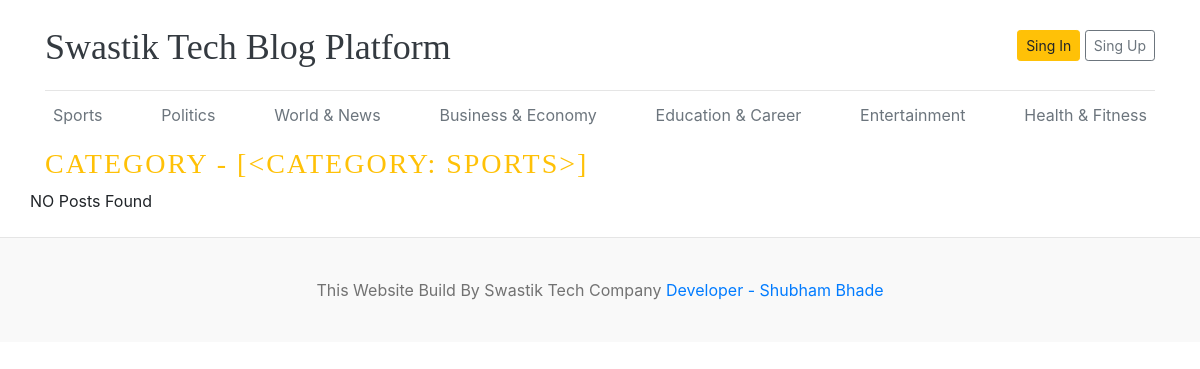
Page /category/1/ on the committed database.
### blogs/models.py (models this page shows)
class Category(models.Model):
    category_name = models.CharField(max_length=50, unique=True)
    created_at = models.DateTimeField(auto_now_add=True)
    updated_at = models.DateTimeField(auto_now=True)
    class Meta:
        verbose_name_plural = 'categories'
    def __str__(self):
        return self.category_name

### blogs/views.py (the view)
# urls.py: path('<int:category_id>/', views.posts_by_category, name='posts_by_category')
def posts_by_category(request, category_id):
    posts = Blog.objects.filter(status='Published', category = category_id)
    category =  get_list_or_404(Category,pk=category_id)
    context = {
        'posts':posts,
        'category':category,
    }
    return render(request,'post_by_category.html', context)

### blogs/context_processors.py (called while the page is built)
def get_categories(request):
    categories = Category.objects.all()
    return dict(categories=categories)

### templates/post_by_category.html (shortened to what this page needs)
{% extends "base.html" %}
{% block content %}
      <h3 class="text-uppercase text-warning" style="letter-spacing: 2px">
        CATEGORY - {{ category }}
      </h3>
      <div class="row mb-2">
        {% if posts %} {% for post in posts %}
        <div class="col-md-6">
          <div class="card border-0">
            <div class="card-body">
              <h3>{{post.title}}</h3>
              <small class="mb-1 text-muted"
                >{{post.created_at | timesince}} ago || {{post.author}}</small
              >
              <p class="card-text">
                {{post.short_description | truncatewords:25}}
              </p>
            </div>
          </div>
        </div>
        {% endfor %} {% else %}
        <p>NO Posts Found</p>
        {% endif %}
      </div>
    </div>
{% endblock %}

### templates/base.html (shortened to what this page needs)
{% load static %}
<!doctype html>
<html lang="en">
  <head>
    <link
      href="https://getbootstrap.com/docs/4.0/dist/css/bootstrap.min.css"
      rel="stylesheet"
    />
    <link href="{%static 'css/blog.css' %}" rel="stylesheet" />
  </head>
  <body>
    <div class="container">
      <header class="blog-header py-3">
        <div class="row flex-nowrap justify-content-between align-items-center">
          <div class="col-8 pt-1">
            <a class="blog-header-logo text-dark" href="/"
              >Swastik Tech Blog Platform</a
            >
          </div>
          <div class="col-4 d-flex justify-content-end align-items-center">
            <a class="btn btn-sm btn-warning" href="#">Sing In</a> &nbsp;
            <a class="btn btn-sm btn-outline-secondary" href="#">Sing Up</a>
          </div>
        </div>
      </header>
      <div class="nav-scroller py-1 mb-2">
        <nav class="nav d-flex justify-content-between">
          {% for cat in categories %}
          <a class="p-2 text-muted" href="{% url 'posts_by_category' cat.id %}">{{cat.category_name}}</a>
          {% endfor %}
        </nav>
      </div>
{% block content %}
{% endblock  %}
 <footer class="blog-footer">
      <p>This Website Build By Swastik Tech Company <a href="#">   Developer - Shubham Bhade</a></p>
    </footer>
  </body>
</html>

### blog_main/static/css/blog.css (style rules this page uses)
.blog-header { border-bottom: 1px solid #e5e5e5; }
.blog-header-logo { font-family: "Playfair Display", Georgia, "Times New Roman", serif ; font-size: 2.25rem; }
h1, h2, h3, h4, h5, h6 { font-family: "Playfair Display", Georgia, "Times New Roman", serif ; }
.blog-footer { padding: 2.5rem 0; color: #727272; text-align: center; background-color: #f9f9f9; border-top: 0.05rem solid #e5e5e5; }
.blog-footer p:last-child { margin-bottom: 0; }

### rows in the picture
Category: category_name "Sports", category_name "[<CATEGORY: SPORTS>]"
Category: category_name "Politics"
Category: category_name "World & News"
Category: category_name "Business & Economy"
Category: category_name "Education & Career"
Category: category_name "Entertainment"
Category: category_name "Health & Fitness"
